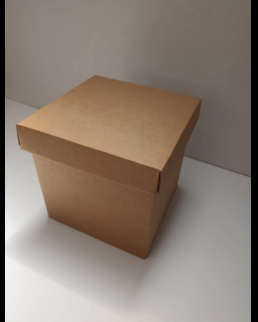
#> input picture BackEnd/modeloCotizarIA/caja.png, 258 x 322 px
$ python ia.py
#> lines starting #> are read from the running program, lines starting #| are printed output that depends on the picture; after the words box and inside, x2 and y2 are one past the last pixel; in counts of white or black regions, pixels touching at a corner belong together
import cv2
import numpy as np

# 1. Cargar la imagen
ruta_imagen = "caja.png"  # <-- Asegúrate de cambiar la foto aquí para probar
imagen = cv2.imread(ruta_imagen)
#> imagen is the input picture: shape (322, 258, 3); mean B, G, R 113.5, 125.2, 139.3

if imagen is None:
    print(f"❌ Error: No se pudo abrir '{ruta_imagen}'.")
    exit()

# Redimensionar a un tamaño fijo para que la escala de píxeles no se vuelva loca
imagen = cv2.resize(imagen, (800, 600))
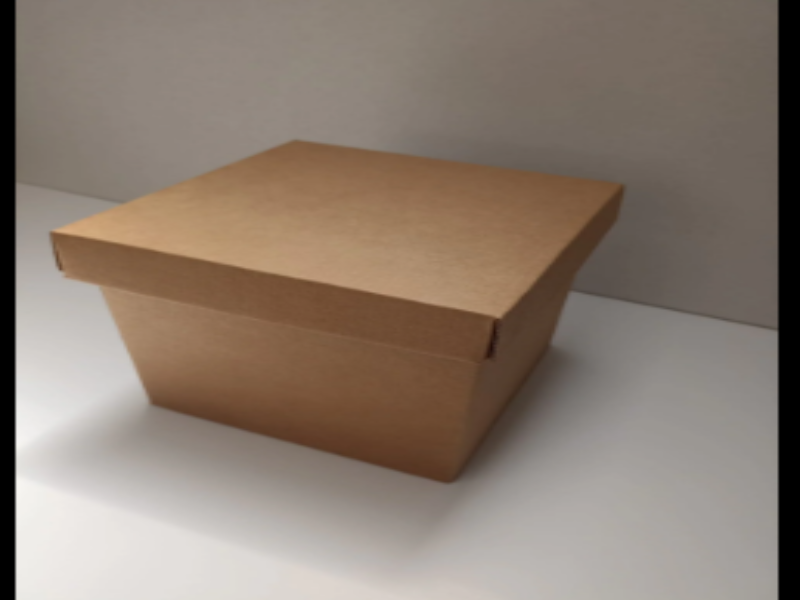
#> imagen: shape (600, 800, 3); mean B, G, R 113.4, 125.1, 139.2
resultado = imagen.copy()

# 2. Procesamiento de imagen limpio
gris = cv2.cvtColor(imagen, cv2.COLOR_BGR2GRAY)
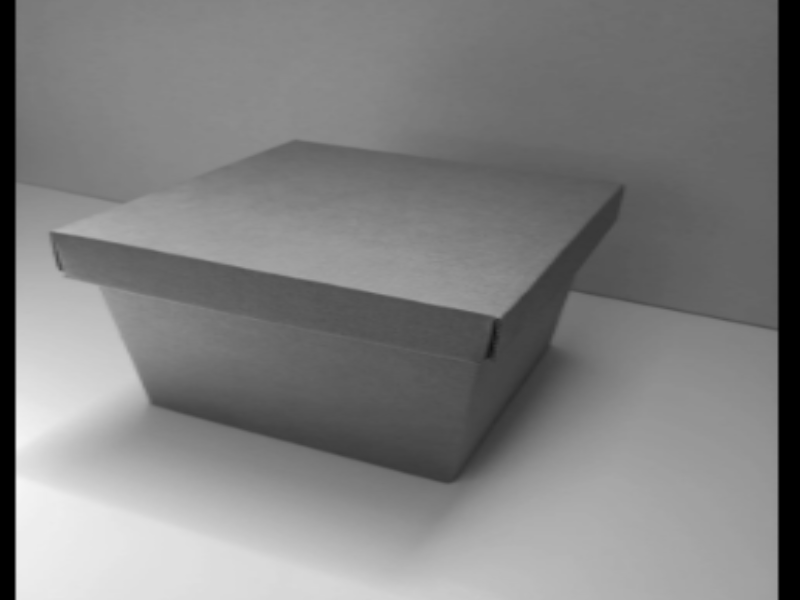
#> gris: shape (600, 800); min 0, max 245, mean 128
difuminado = cv2.GaussianBlur(gris, (7, 7), 0)

# Detectar bordes de manera más precisa
bordes = cv2.Canny(difuminado, 50, 150)
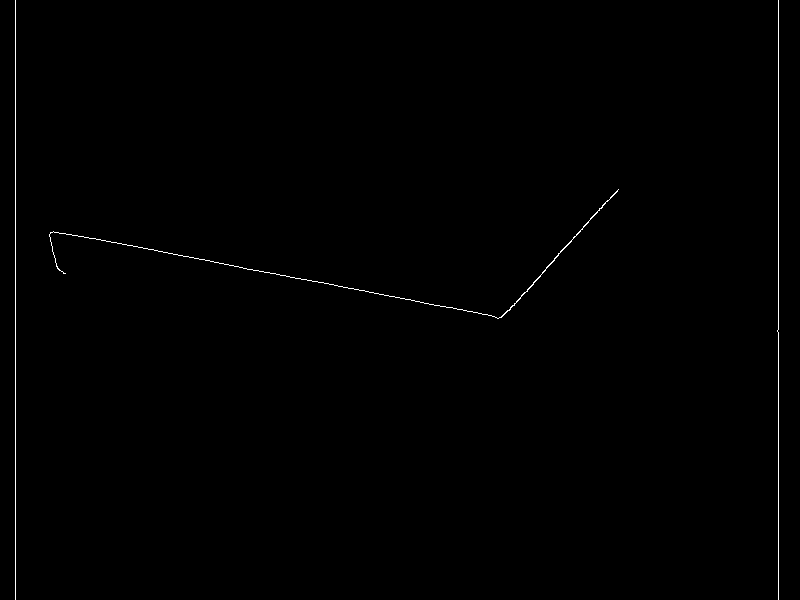
#> bordes: shape (600, 800); 0.4% white in thin lines or dots
bordes = cv2.dilate(bordes, None, iterations=1)
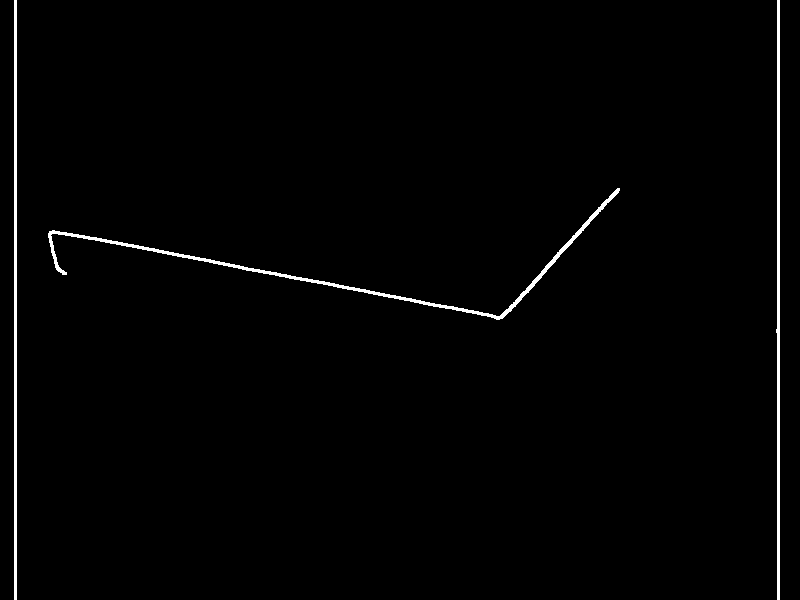
#> bordes: shape (600, 800); 1.3% white; 3 white regions, box (x1, y1, x2, y2) and area: (48, 188, 620, 320) 2419, (776, 0, 780, 600) 1804, (14, 0, 17, 600) 1800
bordes = cv2.erode(bordes, None, iterations=1)
#> bordes: shape (600, 800); 0.4% white in thin lines or dots

# 3. Encontrar contornos
cnts, _ = cv2.findContours(bordes.copy(), cv2.RETR_EXTERNAL, cv2.CHAIN_APPROX_SIMPLE)
#> cnts = 3 contours, 2 with area under 20; largest, box (x1, y1, x2, y2) and area: (49, 189, 619, 319) 98

print("\n--- ESCANEANDO OBJETO REAL ---")

caja_encontrada = False

# Ordenar contornos del más grande al más chico
cnts = sorted(cnts, key=cv2.contourArea, reverse=True)

for c in cnts:
    # Ignorar cosas muy pequeñas (ruido de fondo)
    if cv2.contourArea(c) < 8000:
        continue

    # --- EL FILTRO INTELIGENTE: Aproximar la forma del objeto ---
    perimetro = cv2.arcLength(c, True)
    aproximacion = cv2.approxPolyDP(c, 0.04 * perimetro, True)

    # Si el objeto tiene exactamente 4 esquinas, ¡ES UN RECTÁNGULO/CUADRADO (UNA CAJA)!
    if len(aproximacion) == 4:
        caja_encontrada = True

        # Obtener las coordenadas de la caja
        x, y, w, h = cv2.boundingRect(aproximacion)

        # Escala matemática real: Ajustada para fotos de celular promedio a distancia normal
        # Unos 22 píxeles equivalen a 1 cm en una pantalla de 800x600
        ESCALA_REAL_PX_CM = 22.0

        ancho_real = w / ESCALA_REAL_PX_CM
        alto_real = h / ESCALA_REAL_PX_CM

        # La profundidad en una foto 2D la estimamos manteniendo la proporción de la caja
        profundidad_real = (ancho_real + alto_real) / 2

        print(f"📦 ¡Caja geométrica detectada!")
        print(f"   --------------------------------------")
        print(f"   Ancho:        {ancho_real:.1f} cm")
        print(f"   Alto:         {alto_real:.1f} cm")
        print(f"   Profundidad:  {profundidad_real:.1f} cm")
        print(f"   Volumen:      {ancho_real * alto_real * profundidad_real:.1f} cm³")
        print(f"   --------------------------------------")

        # Dibujar el rectángulo verde de éxito
        cv2.rectangle(resultado, (x, y), (x + w, y + h), (0, 255, 0), 3)
        cv2.putText(resultado, f"{ancho_real:.1f}x{alto_real:.1f}cm", (x, y - 10),
                    cv2.FONT_HERSHEY_SIMPLEX, 0.6, (0, 255, 0), 2)
        break  # Ya encontramos la caja principal, paramos el ciclo
#> this loop made 3 passes
#> c on pass 3: [[15, 0], [15, 599]]

if not caja_encontrada:
    print("❌ No se detectó ninguna caja.")
    print("👉 El objeto en la foto no tiene forma rectangular o cuadrada clara.")

# Guardar lo que calculó
cv2.imwrite("ia_resultado.png", resultado)
print("\nProceso terminado. 👍")
